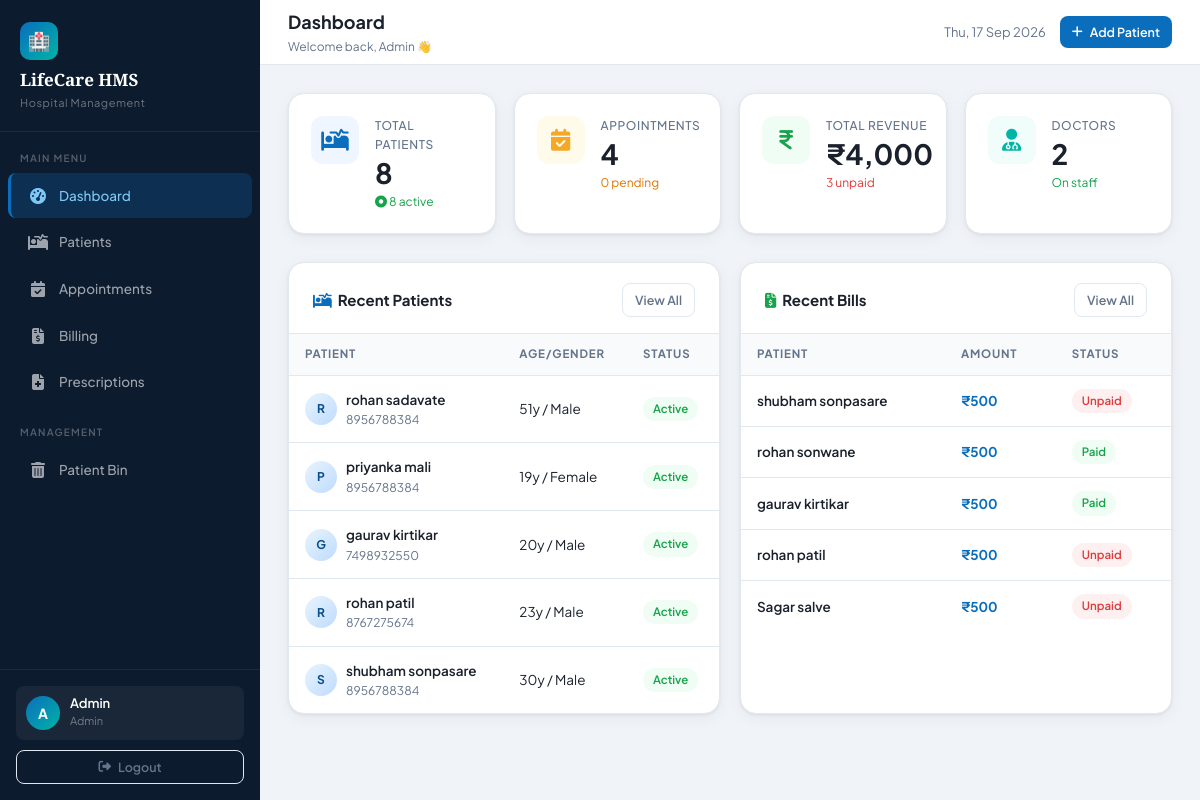
Page /admin/dashboard.php (signed in) on the committed database.
### tables this page shows
CREATE TABLE `patients` (
  `id` int(11) NOT NULL,
  `name` varchar(100) DEFAULT NULL,
  `age` int(11) DEFAULT NULL,
  `gender` varchar(10) DEFAULT NULL,
  `phone` varchar(15) DEFAULT NULL,
  `address` varchar(255) DEFAULT NULL,
  `blood_group` varchar(10) DEFAULT NULL,
  `height` int(11) DEFAULT NULL,
  `weight` int(11) DEFAULT NULL,
  `date` date DEFAULT NULL,
  `time` time DEFAULT NULL,
  `status` varchar(20) NOT NULL DEFAULT 'active',
  `is_deleted` tinyint(1) DEFAULT 0
);

CREATE TABLE `billing` (
  `id` int(11) NOT NULL,
  `patient_id` int(11) DEFAULT NULL,
  `appointment_id` int(11) DEFAULT NULL,
  `amount` decimal(10,2) DEFAULT NULL,
  `status` enum('paid','unpaid') DEFAULT 'unpaid',
  `date` datetime DEFAULT NULL,
  `doctor_fee` int(11) DEFAULT 0,
  `medicine_fee` int(11) DEFAULT 0,
  `room_fee` int(11) DEFAULT 0,
  `other_fee` int(11) DEFAULT 0,
  `total_amount` int(11) DEFAULT 0
);

### admin/dashboard.php (the view, shortened to what this page needs)
<?php
require_once '../config/db.php';
$totalPatients     = $pdo->query("SELECT COUNT(*) FROM patients WHERE is_deleted = 0")->fetchColumn();
$activePatients    = $pdo->query("SELECT COUNT(*) FROM patients WHERE status = 'active' AND is_deleted = 0")->fetchColumn();
$totalAppointments = $pdo->query("SELECT COUNT(*) FROM appointments")->fetchColumn();
$pendingAppt       = $pdo->query("SELECT COUNT(*) FROM appointments WHERE status = 'pending'")->fetchColumn();
$totalBilling      = $pdo->query("SELECT COALESCE(SUM(total_amount),0) FROM billing")->fetchColumn();
$unpaidBills       = $pdo->query("SELECT COUNT(*) FROM billing WHERE status = 'unpaid'")->fetchColumn();
$totalDoctors      = $pdo->query("SELECT COUNT(*) FROM users WHERE role = 'Doctor'")->fetchColumn();
$recentPatients = $pdo->query("SELECT * FROM patients WHERE is_deleted = 0 ORDER BY id DESC LIMIT 5")->fetchAll();
$recentBilling = $pdo->query("
    SELECT b.*, p.name as patient_name
    FROM billing b
    LEFT JOIN patients p ON b.patient_id = p.id
    ORDER BY b.id DESC LIMIT 5
")->fetchAll();
?>
<?php include '../admin/partials/header.php'; ?>
<?php include '../admin/partials/sidebar.php'; ?>
<div class="topbar">
    <div class="topbar-left">
        <h1>Dashboard</h1>
        <div class="breadcrumb">Welcome back, <?= htmlspecialchars($_SESSION['user_name']) ?> 👋</div>
    </div>
    <div class="topbar-right">
        <div style="font-size:13px;color:var(--text-muted);"><?= date('D, d M Y') ?></div>
        <a href="/hospital-management-system/admin/patients/add_patient.php" class="btn btn-primary btn-sm">
            <i class="fa fa-plus"></i> Add Patient
        </a>
    </div>
</div>
<div class="content-area">
    <div class="stats-grid">
        <div class="stat-card">
            <div class="stat-icon blue"><i class="fa-solid fa-bed-pulse" style="color:var(--primary)"></i></div>
            <div class="stat-info">
                <div class="label">Total Patients</div>
                <div class="value"><?= $totalPatients ?></div>
                <div class="change"><i class="fa fa-circle-dot" style="color:var(--success)"></i> <?= $activePatients ?> active</div>
            </div>
        </div>
        <div class="stat-card">
            <div class="stat-icon orange"><i class="fa-solid fa-calendar-check" style="color:var(--accent)"></i></div>
            <div class="stat-info">
                <div class="label">Appointments</div>
                <div class="value"><?= $totalAppointments ?></div>
                <div class="change" style="color:var(--warning)"><?= $pendingAppt ?> pending</div>
            </div>
        </div>
        <div class="stat-card">
            <div class="stat-icon green"><i class="fa-solid fa-indian-rupee-sign" style="color:var(--success)"></i></div>
            <div class="stat-info">
                <div class="label">Total Revenue</div>
                <div class="value">₹<?= number_format($totalBilling) ?></div>
                <div class="change" style="color:var(--danger)"><?= $unpaidBills ?> unpaid</div>
            </div>
        </div>
        <div class="stat-card">
            <div class="stat-icon teal"><i class="fa-solid fa-user-doctor" style="color:var(--secondary)"></i></div>
            <div class="stat-info">
                <div class="label">Doctors</div>
                <div class="value"><?= $totalDoctors ?></div>
                <div class="change">On staff</div>
            </div>
        </div>
    </div>
    <div style="display:grid;grid-template-columns:1fr 1fr;gap:20px;">
        <div class="card">
            <div class="card-header">
                <h3><i class="fa fa-bed-pulse" style="color:var(--primary);margin-right:6px"></i>Recent Patients</h3>
                <a href="/hospital-management-system/admin/patients/view_patients.php" class="btn btn-outline btn-sm">View All</a>
            </div>
            <div class="table-wrap">
                <table>
                    <thead>
                        <tr>
                            <th>Patient</th>
                            <th>Age/Gender</th>
                            <th>Status</th>
                        </tr>
                    </thead>
                    <tbody>
                        <?php foreach ($recentPatients as $p): ?>
                        <tr>
                            <td>
                                <div style="display:flex;align-items:center;gap:9px;">
                                    <div class="patient-avatar"><?= strtoupper(substr($p['name'], 0, 1)) ?></div>
                                    <div>
                                        <div style="font-weight:600"><?= htmlspecialchars($p['name']) ?></div>
                                        <div style="font-size:12px;color:var(--text-muted)"><?= htmlspecialchars($p['phone']) ?></div>
                                    </div>
                                </div>
                            </td>
                            <td><?= $p['age'] ?>y / <?= htmlspecialchars($p['gender']) ?></td>
                            <td>
                                <span class="badge <?= $p['status'] === 'active' ? 'badge-success' : 'badge-warning' ?>">
                                    <?= ucfirst($p['status']) ?>
                                </span>
                            </td>
                        </tr>
                        <?php endforeach; ?>
                    </tbody>
                </table>
            </div>
        </div>
        <div class="card">
            <div class="card-header">
                <h3><i class="fa fa-file-invoice-dollar" style="color:var(--success);margin-right:6px"></i>Recent Bills</h3>
                <a href="/hospital-management-system/admin/billing/view_bill.php" class="btn btn-outline btn-sm">View All</a>
            </div>
            <div class="table-wrap">
                <table>
                    <thead>
                        <tr>
                            <th>Patient</th>
                            <th>Amount</th>
                            <th>Status</th>
                        </tr>
                    </thead>
                    <tbody>
                        <?php foreach ($recentBilling as $b): ?>
                        <tr>
                            <td style="font-weight:600"><?= htmlspecialchars($b['patient_name'] ?? 'N/A') ?></td>
                            <td style="font-weight:700;color:var(--primary)">₹<?= number_format($b['total_amount']) ?></td>
                            <td>
                                <span class="badge <?= $b['status'] === 'paid' ? 'badge-success' : 'badge-danger' ?>">
                                    <?= ucfirst($b['status']) ?>
                                </span>
                            </td>
                        </tr>
                        <?php endforeach; ?>
                    </tbody>
                </table>
            </div>
        </div>
    </div>
</div>
<?php include '../admin/partials/footer.php'; ?>

### admin/partials/header.php (shortened to what this page needs)
<!DOCTYPE html>
<html lang="en">
<head>
    <link rel="stylesheet" href="/hospital-management-system/assets/css/style.css">
    <link rel="stylesheet" href="https://cdnjs.cloudflare.com/ajax/libs/font-awesome/6.5.0/css/all.min.css">
</head>
<body>
<div class="layout">

### admin/partials/sidebar.php (shortened to what this page needs)
<?php
$current = basename($_SERVER['PHP_SELF']);
$currentDir = basename(dirname($_SERVER['PHP_SELF']));
function isActive($file, $dir = '') {
    global $current, $currentDir;
    if ($current === $file) return 'active';
    return '';
}
?>
<aside class="sidebar">
    <div class="sidebar-logo">
        <div class="logo-icon">🏥</div>
        <h2>LifeCare HMS</h2>
        <span>Hospital Management</span>
    </div>
    <div class="sidebar-section-title">Main Menu</div>
    <nav>
        <a href="/hospital-management-system/admin/dashboard.php" class="<?= isActive('dashboard.php') ?>">
            <span class="nav-icon"><i class="fa-solid fa-gauge-high"></i></span>
            Dashboard
        </a>
        <a href="/hospital-management-system/admin/patients/view_patients.php" class="<?= isActive('', 'patients') ?>">
            <span class="nav-icon"><i class="fa-solid fa-bed-pulse"></i></span>
            Patients
        </a>
        <a href="/hospital-management-system/admin/appointments/view_appointments.php" class="<?= isActive('', 'appointments') ?>">
            <span class="nav-icon"><i class="fa-solid fa-calendar-check"></i></span>
            Appointments
        </a>
        <a href="/hospital-management-system/admin/billing/view_bill.php" class="<?= isActive('', 'billing') ?>">
            <span class="nav-icon"><i class="fa-solid fa-file-invoice-dollar"></i></span>
            Billing
        </a>
        <a href="/hospital-management-system/admin/prescriptions.php" class="<?= isActive('prescriptions.php') ?>">
            <span class="nav-icon"><i class="fa-solid fa-file-medical"></i></span>
            Prescriptions
        </a>
        <div class="sidebar-section-title">Management</div>
        <a href="/hospital-management-system/admin/patients/bin.php" class="<?= isActive('bin.php') ?>">
            <span class="nav-icon"><i class="fa-solid fa-trash-can"></i></span>
            Patient Bin
        </a>
    </nav>
    <div class="sidebar-footer">
        <div class="sidebar-user">
            <div class="avatar"><?= strtoupper(substr($_SESSION['user_name'] ?? 'A', 0, 1)) ?></div>
            <div class="user-info">
                <div class="name"><?= htmlspecialchars($_SESSION['user_name'] ?? 'Admin') ?></div>
                <div class="role"><?= htmlspecialchars($_SESSION['role'] ?? 'Admin') ?></div>
            </div>
        </div>
        <a href="/hospital-management-system/auth/logout.php" class="btn btn-outline btn-sm" style="width:100%;justify-content:center;margin-top:10px;">
            <i class="fa-solid fa-right-from-bracket"></i> Logout
        </a>
    </div>
</aside>
<div class="main-wrapper">

### admin/partials/footer.php (shortened to what this page needs)
    </div>
</div>
</body>
</html>

### rows in the picture
patients: name "R", name "rohan sadavate", phone "8956788384", age "51", gender "Male", status "Active"
patients: name "P", name "priyanka mali", phone "8956788384", age "19", gender "Female", status "Active"
patients: name "G", name "gaurav kirtikar", phone "7498932550", age "20", gender "Male", status "Active"
patients: name "R", name "rohan patil", phone "8767275674", age "23", gender "Male", status "Active"
patients: name "S", name "shubham sonpasare", phone "8956788384", age "30", gender "Male", status "Active"
billing: patient.name "shubham sonpasare", total_amount "500", status "Unpaid"
billing: patient.name "rohan sonwane", total_amount "500", status "Paid"
billing: patient.name "gaurav kirtikar", total_amount "500", status "Paid"
billing: patient.name "rohan patil", total_amount "500", status "Unpaid"
billing: patient.name "Sagar salve", total_amount "500", status "Unpaid"

### other values in the picture
substr($_SESSION['user_name'] ?? 'A', 0, 1) "A"
$_SESSION['user_name'] "Admin"
$_SESSION['role'] "Admin"
$totalPatients "8"
$activePatients "8"
$totalAppointments "4"
$pendingAppt "0"
$totalBilling "4,000"
$unpaidBills "3"
$totalDoctors "2"
